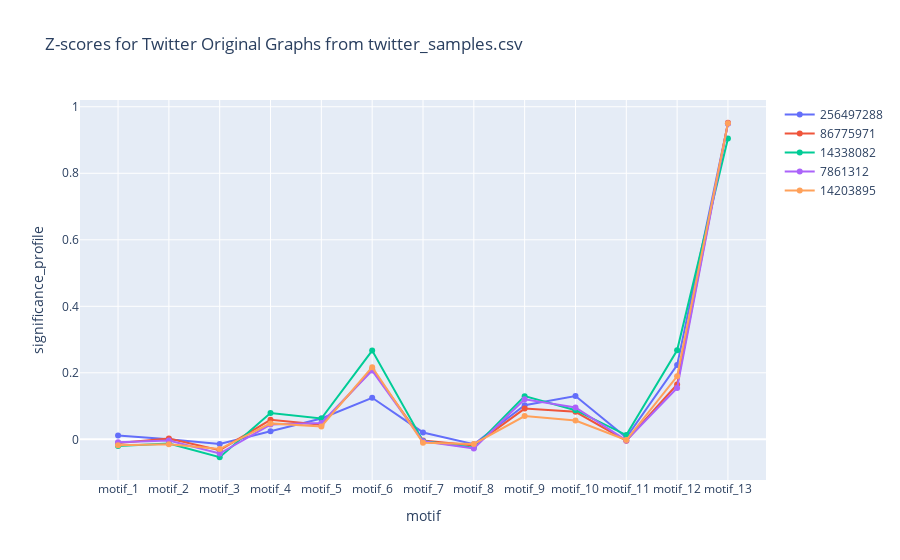

Source (notebook cell):
### Markdown cell above
### Twitter Original Egonets

### Code cell
# Plot only the original graphs of Twitter
plot_line_chart(
    motif_twitter[~motif_twitter["graph_name"].str.contains("sample")],
    f"Z-scores for Twitter Original Graphs from {file_name}",
    "motif",
    "significance_profile",
)

### Figure 1 — Plotly figure (JSON) as saved in the notebook; plotly's stock layout.template omitted (floating-point values rounded to 4 significant figures)
{"data": [{"mode": "lines+markers", "name": "256497288", "type": "scatter", "x": ["motif_1", "motif_2", "motif_3", "motif_4", "motif_5", "motif_6", "motif_7", "motif_8", "motif_9", "motif_10", "motif_11", "motif_12", "motif_13"], "y": [0.01119, 0.0005863, -0.01403, 0.02461, 0.06259, 0.1249, 0.02066, -0.01479, 0.1027, 0.1302, 0.005217, 0.2232, 0.9495]}, {"mode": "lines+markers", "name": "86775971", "type": "scatter", "x": ["motif_1", "motif_2", "motif_3", "motif_4", "motif_5", "motif_6", "motif_7", "motif_8", "motif_9", "motif_10", "motif_11", "motif_12", "motif_13"], "y": [-0.01127, 0.002505, -0.03255, 0.05855, 0.04374, 0.2104, -0.003768, -0.01842, 0.09237, 0.08283, -0.00425, 0.1649, 0.952]}, {"mode": "lines+markers", "name": "14338082", "type": "scatter", "x": ["motif_1", "motif_2", "motif_3", "motif_4", "motif_5", "motif_6", "motif_7", "motif_8", "motif_9", "motif_10", "motif_11", "motif_12", "motif_13"], "y": [-0.02042, -0.01284, -0.05391, 0.07881, 0.06256, 0.2668, -0.00467, -0.02549, 0.1298, 0.08763, 0.01278, 0.2677, 0.9045]}, {"mode": "lines+markers", "name": "7861312", "type": "scatter", "x": ["motif_1", "motif_2", "motif_3", "motif_4", "motif_5", "motif_6", "motif_7", "motif_8", "motif_9", "motif_10", "motif_11", "motif_12", "motif_13"], "y": [-0.009069, -0.003743, -0.04269, 0.04443, 0.04895, 0.2066, -0.006059, -0.02764, 0.1205, 0.09592, -0.003417, 0.1543, 0.9501]}, {"mode": "lines+markers", "name": "14203895", "type": "scatter", "x": ["motif_1", "motif_2", "motif_3", "motif_4", "motif_5", "motif_6", "motif_7", "motif_8", "motif_9", "motif_10", "motif_11", "motif_12", "motif_13"], "y": [-0.01809, -0.0151, -0.02941, 0.04795, 0.03858, 0.2169, -0.01028, -0.01372, 0.06986, 0.05665, -0.002038, 0.1895, 0.9505]}], "layout": {"title": {"text": "Z-scores for Twitter Original Graphs from twitter_samples.csv"}, "xaxis": {"title": {"text": "motif"}}, "yaxis": {"title": {"text": "significance_profile"}}}}
